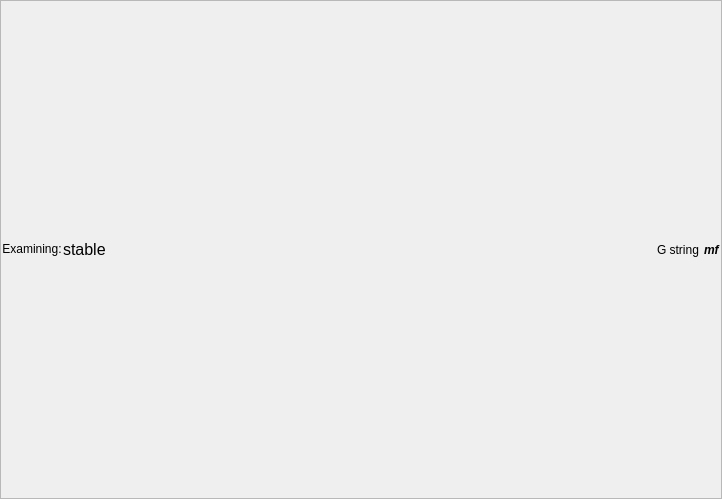
<?xml version="1.0" encoding="UTF-8"?>
<ui version="4.0">
 <class>Frame</class>
 <widget class="QFrame" name="Frame">
  <property name="geometry">
   <rect>
    <x>0</x>
    <y>0</y>
    <width>722</width>
    <height>499</height>
   </rect>
  </property>
  <property name="windowTitle">
   <string>Frame</string>
  </property>
  <property name="frameShape">
   <enum>QFrame::StyledPanel</enum>
  </property>
  <property name="frameShadow">
   <enum>QFrame::Raised</enum>
  </property>
  <layout class="QVBoxLayout" name="verticalLayout" stretch="0">
   <property name="spacing">
    <number>1</number>
   </property>
   <property name="margin">
    <number>1</number>
   </property>
   <item>
    <layout class="QHBoxLayout" name="horizontalLayout">
     <item>
      <widget class="QLabel" name="label">
       <property name="maximumSize">
        <size>
         <width>16777215</width>
         <height>30</height>
        </size>
       </property>
       <property name="font">
        <font>
         <pointsize>9</pointsize>
        </font>
       </property>
       <property name="text">
        <string>Examining:</string>
       </property>
       <property name="alignment">
        <set>Qt::AlignCenter</set>
       </property>
      </widget>
     </item>
     <item>
      <widget class="QLabel" name="examine_type_label">
       <property name="font">
        <font>
         <pointsize>12</pointsize>
        </font>
       </property>
       <property name="text">
        <string>stable</string>
       </property>
      </widget>
     </item>
     <item>
      <spacer name="horizontalSpacer">
       <property name="orientation">
        <enum>Qt::Horizontal</enum>
       </property>
       <property name="sizeHint" stdset="0">
        <size>
         <width>40</width>
         <height>20</height>
        </size>
       </property>
      </spacer>
     </item>
     <item>
      <widget class="QLabel" name="string_label">
       <property name="text">
        <string>G string </string>
       </property>
      </widget>
     </item>
     <item>
      <widget class="QLabel" name="dyn_label">
       <property name="font">
        <font>
         <weight>75</weight>
         <italic>true</italic>
         <bold>true</bold>
        </font>
       </property>
       <property name="text">
        <string>mf</string>
       </property>
      </widget>
     </item>
    </layout>
   </item>
  </layout>
 </widget>
 <resources/>
 <connections/>
</ui>
